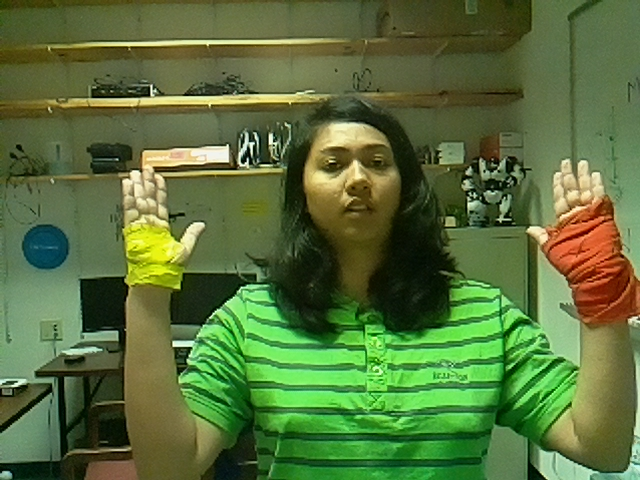
#> input picture Samples/clap/camera1/10.jpg, 640 x 480 px, given in place of the camera
$ python motion_detector.py
#> lines starting #> are read from the running program, lines starting #| are printed output that depends on the picture
#import packages
import argparse
import datetime
import imutils
import time
import cv2

#construct the argument parser and parse arguiments
ap = argparse.ArgumentParser()
ap.add_argument("-v","--video", help="path to the video file")
ap.add_argument("-a", "--min-area", type=int, default=500, help="minimum area size")
args=vars(ap.parse_args())

#if the video argument is None, then reading from webcam
if args.get("video", None) is None:
    camera = cv2.VideoCapture(0)
    time.sleep(0.25)

#otherwise, read from a video file
else:
    camera = cv2.VideoCapture(args["video"])

#initialize the first frame in the video stream
firstFrame = None


#loop over the frame of the video
while True:
    #grab the current frame and initialize the occupies/unoccupied text
    (grabbed, frame) = camera.read()
#> frame is the input picture: shape (480, 640, 3); mean B, G, R 59.3, 112.3, 88.4
    text = "Unoccupied"

    #if no video frame is grabbed, we have reached the end of the video
    if not grabbed:
        break

    #resize the frame, convert to greyscale and blur it
    frame = imutils.resize(frame, width=500)
#> frame: shape (375, 500, 3)
    gray = cv2.cvtColor(frame, cv2.COLOR_BGR2GRAY)
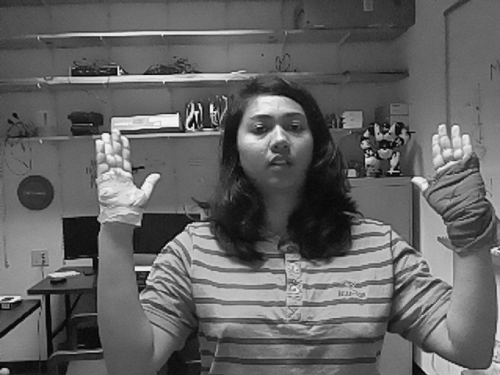
#> gray: shape (375, 500); min 3, max 247, mean 99.1
    gray = cv2.GaussianBlur(gray, (21,21), 0)
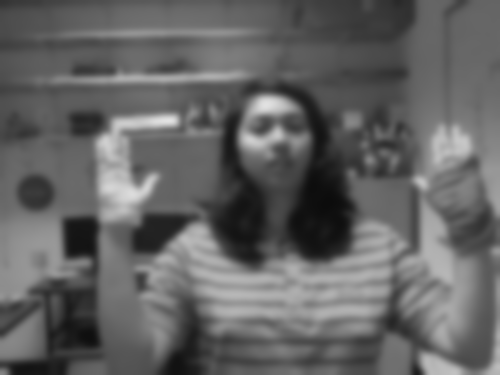
#> gray: shape (375, 500); min 12, max 226, mean 99.1

    #if the first frame is None, initialize it
    if firstFrame is None:
        firstFrame = gray
        continue

    #compute the absolute difference between current and first frame
    frameDelta = cv2. absdiff(firstFrame, gray)
    thresh = cv2.threshold(frameDelta, 25, 255, cv2.THRESH_BINARY)[1]

    #dilate the threshold image to fill in holes, then find contours (border following) on thresholded image
    thresh = cv2.dilate(thresh, None, iterations=2)
    (cnts, _) = cv2.findContours(thresh.copy(), cv2.RETR_EXTERNAL, cv2.CHAIN_APPROX_SIMPLE)

    #loop over the contour
    for c in cnts:
        #if the contour is too small ignore it
        if cv2.contourArea(c) < args ["min_area"]:
            continue

        #compute the bounding box for the contour, draw it and update text
        (x, y, w, h) = cv2.boundingRect(c)
        cv2.rectangle(frame, (x,y), (x+w, y+h), (255,0,0), 2)
        text = "Occupied"

    #draw the text and timestamp on frame
    cv2. putText(frame, "Room Status: {}".format(text), (10,20), cv2.FONT-HERSHEY_SIMPLEX, 0.5, (0,0,255), 2)
    cv2.putText(frame, datetime.datetime.now().strftime("%A %d %B %Y %I:%M:%S%p"), (10, frame.shape[0] - 10), cv2.FONT_HERSHEY_SIMPLEX  , 0.35, (0, 0, 255), 1)

    #show the frame and record if the user presses a key
    cv2.imshow("Secuirity Feed", frame)
    cv2.imshow("Thresh", thresh)
    cv2.imshow("Frame Delta", frameDelta)
    key = cv2.waiKey(1) & 0xFF

    #if the 'q'  key is pressed, break from the loop
    if key == ord("q"):
        break

#cleanup
camera.release()
cv2.destroyAllWindows()

$ run again, on Samples/clap/camera1/15.jpg
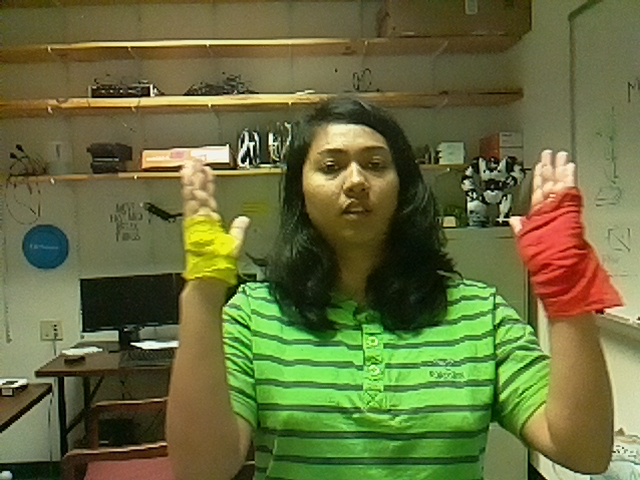
#> input picture Samples/clap/camera1/15.jpg, 640 x 480 px, given in place of the camera
#> frame is the input picture: shape (480, 640, 3); mean B, G, R 60.7, 108.4, 102.9
#> frame: shape (375, 500, 3)
#> `gray = cv2.cvtColor(frame, cv2.COLOR_BGR2GRAY)`:
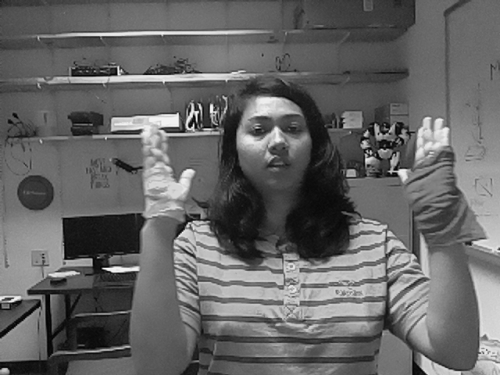
#> gray: shape (375, 500); min 2, max 246, mean 101.3
#> `gray = cv2.GaussianBlur(gray, (21,21), 0)`:
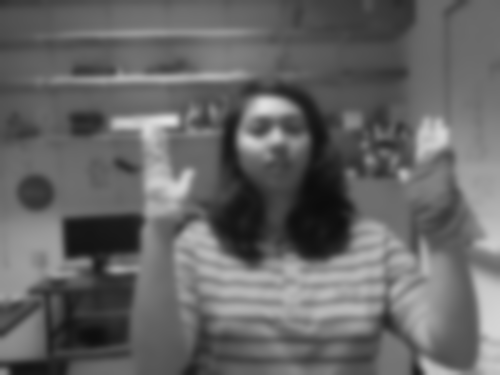
#> gray: shape (375, 500); min 12, max 225, mean 101.4
